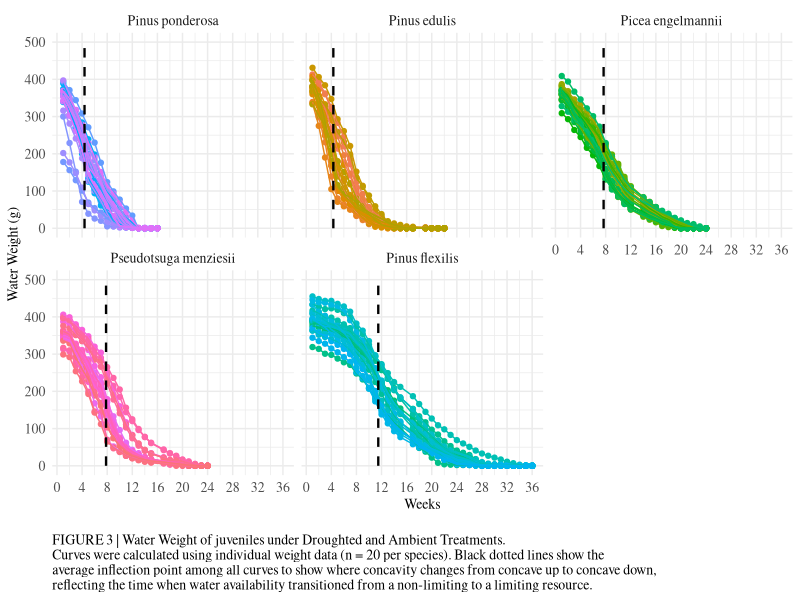

Recreate this plot in R.
#Data viz - weights
#Alexandra Lalor
#allielalor@arizona.edu
#allielalor@gmail.com
#First created: 2022-12-10
#Last updated: 2022-12-10

#load packages
library(tidyverse)
library(RColorBrewer)

#read csvs
Phase1_Data_All <- read_csv("data_analysis/Phase1_Data_All.csv")
#Phase1_Data_Weight  <- read_csv("data_analysis/Phase1_Data_Weight.csv")
#Phase1_Data_Weight_Avg  <- read_csv("data_analysis/Phase1_Data_Weight_Avg.csv")

Phase1_Data_All_w <- Phase1_Data_All %>%
  mutate(Legend = ScientificName)
Phase1_Data_All_w$Legend <- as.factor(Phase1_Data_All_w$Legend)
Phase1_Data_All_w <-
  transform(Phase1_Data_All_w, Legend = factor(Legend, levels = c("Pinus ponderosa", "Pinus edulis", "Picea engelmannii", "Pseudotsuga menziesii", "Pinus flexilis")))
levels(Phase1_Data_All_w$Legend)

#filter data
Phase1_Data_All_w <- Phase1_Data_All_w %>% 
  filter(Treatment_temp == "Ambient", Treatment_water == "Drought",
         !is.na(WaterWeight_Calc))

#make label for inflection point segment
Phase1_Data_All_w %>% 
  group_by(Legend) %>% 
  summarize(Stress_Week_Avg = mean(Stress_Week_Avg_Weight))

label <- data.frame(x = c(4.39, 4.32, 7.67, 7.82, 11.48),
                   Legend = factor(c("Pinus ponderosa","Pinus edulis", "Picea engelmannii", "Pseudotsuga menziesii", "Pinus flexilis"), 
                                   levels = c("Pinus ponderosa", "Pinus edulis", "Picea engelmannii", "Pseudotsuga menziesii", "Pinus flexilis")))

#define custom color scale
myColorsPaired <- c("#6A3D9A", "#CAB2D6", "#FF7F00", "#FDBF6F",  "#33A02C", "#B2DF8A", "#E31A1C", "#FB9A99", "#1F78B4", "#A6CEE3")
myColorsDark <- c("#6A3D9A", "#FF7F00", "#33A02C", "#E31A1C", "#1F78B4")
myColorsLight <- c("#CAB2D6", "#FDBF6F", "#B2DF8A", "#FB9A99", "#A6CEE3")
names(myColorsPaired) <- levels(Phase1_Data_All_w$Legend)
names(myColorsDark) <- levels(Phase1_Data_All_w$Legend)
names(myColorsLight) <- levels(Phase1_Data_All_w$Legend)

custom_colors <- scale_colour_manual(values = myColorsLight)
custom_colors_fill <- scale_fill_manual(values = myColorsDark)

#Graph
Phase1_Data_All_w %>% 
  ggplot(aes(x = Week,
             y = WaterWeight_Calc,
             color = SpeciesID)) +
  geom_point() +
  geom_line() +
  geom_segment(data = label,
               aes(x = x, xend = x,
                   y = 0, yend = 500),
               color = "black",
               linetype = "dashed",
               size = 0.8) +
  ylim(0, 500) +
  scale_x_continuous(breaks = seq(0 , 36, by = 4)) +
  facet_wrap(~Legend) +
  xlab("Weeks") +
  ylab("Water Weight (g)") +
  labs(caption = "\nFIGURE 3 | Water Weight of juveniles under Droughted and Ambient Treatments.\nCurves were calculated using individual weight data (n = 20 per species). Black dotted lines show the\naverage inflection point among all curves to show where concavity changes from concave up to concave down,\nreflecting the time when water availability transitioned from a non-limiting to a limiting resource.") +
  #custom_colors +
  theme_minimal() +
  theme(legend.position="none",
        text = element_text(family = "serif", size = 10),
        axis.text = element_text(size = 10),
        legend.text = element_text(size = 10),
        strip.text.x = element_text(size = 10),
        plot.caption = element_text(hjust = 0,
                                    family = "serif",
                                    #face = "bold",
                                    size = 10))
